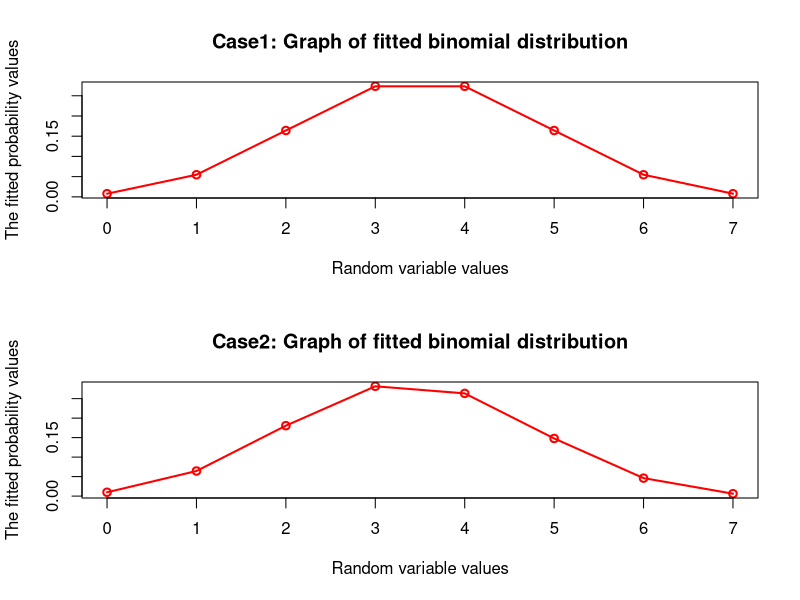

Here is the R script that generated this plot:
x <- c(0,1,2,3,4,5,6,7)
x
f <- c(7, 6, 19, 35, 30, 23, 7, 1)
f
p=1/2
p
q=1/2
q
N=sum(f)
N
n=7
n
p=1/2
p
q=1-p
q
p_x_bd1=choose(n,x)*p^x*q^(n-x)
p_x_bd1
apprx_p_x_bd1=round(p_x_bd1,4)
apprx_p_x_bd1
P_x_BD1=cbind(dbinom(x,n,p))
P_x_BD1
Apprx_P_X_BD1=round(P_x_BD1,4)
Apprx_P_X_BD1
e.f1=N*apprx_p_x_bd1
e.f1
E.F1=N*Apprx_P_X_BD1
E.F1
Apprx_E.F1=round(E.F1)
Apprx_E.F1
E.F_table1=data.frame(x, f, p_x_bd1, Apprx_P_X_BD1, e.f1, Apprx_E.F1)
E.F_table1
par(mfrow=c(2,1))
plot(x, apprx_p_x_bd1,type = "o",main="Case1: Graph of fitted binomial distribution", xlab = "Random variable values", ylab = "The fitted probability values", lwd=2,col="red")
xbar=sum(x*f)/sum(f)
xbar
p_cal=round(xbar/n,4)
p_cal
q_cal=1-p_cal
q_cal
p_x_bd2=choose(n,x)*p_cal^x*q_cal^(n-x)
p_x_bd2
apprx_p_x_bd2=round(p_x_bd2,4)
apprx_p_x_bd2
P_x_BD2=cbind(dbinom(x,n,p_cal))
P_x_BD2
Apprx_P_X_BD2=round(P_x_BD2,4)
Apprx_P_X_BD2
e.f2=N*apprx_p_x_bd2
e.f2
E.F2=N*Apprx_P_X_BD2
E.F2
Apprx_E.F2=round(E.F2)
Apprx_E.F2
E.F_table2=data.frame(x, f, p_x_bd2, Apprx_P_X_BD2, e.f2, Apprx_E.F2)
E.F_table2
plot(x, p_x_bd2, type ="o", main="Case2: Graph of fitted binomial distribution", xlab = "Random variable values", ylab ="The fitted probability values", lwd=2,col="red")